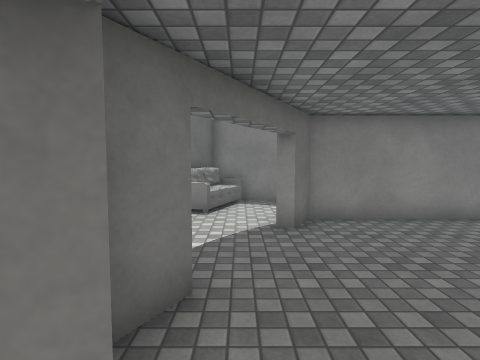
view 1 (above)

24 first-person views from a walk through a 3-D level made in the Unity game engine. The camera is 1.5 m above the floor, tilts 4° down and sees 80° across. Doors are open. The floor is counted in squares, 1 m on a side. Each view is taken from the middle of a square. On the plan, view 1 faces up. The plan holds only what a view shows up to about 14 squares ahead; the rest is blank. The player character is not drawn. Surface patterns are stand-ins for the level's own textures.

view 2
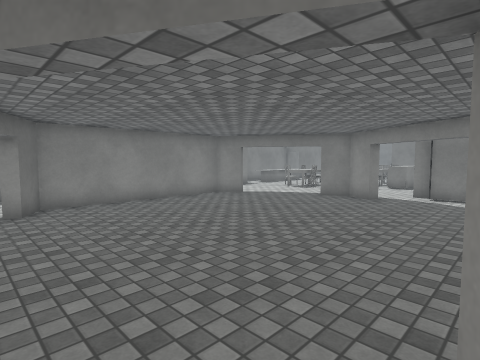

view 3
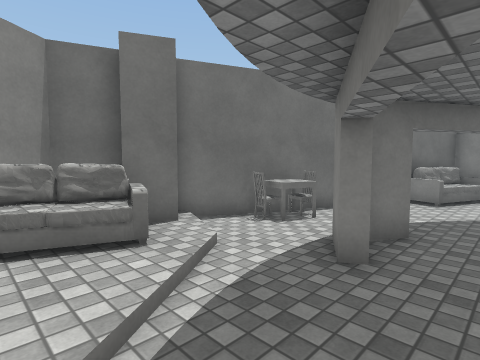

view 4
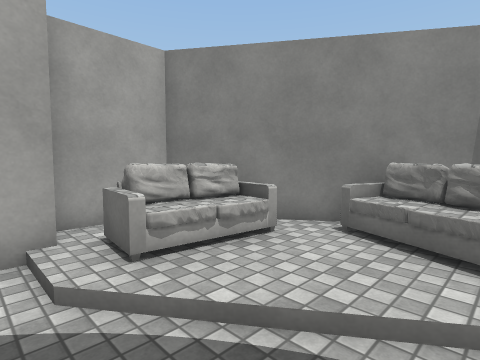

view 5
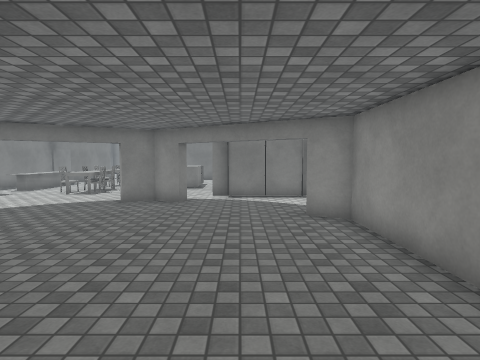

view 6
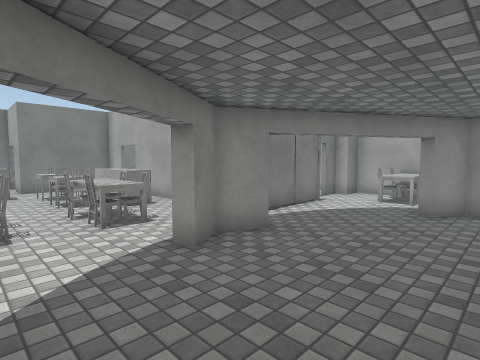

view 7
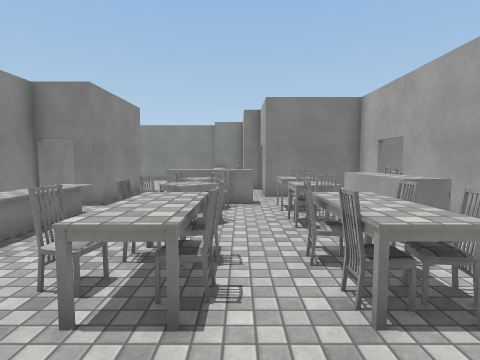

view 8
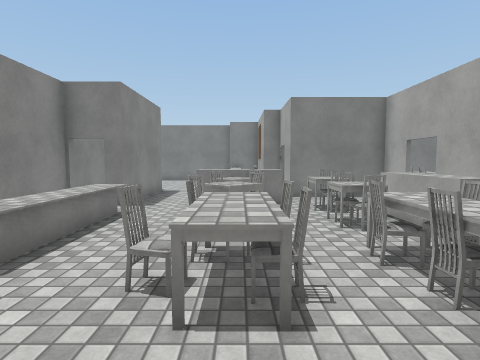

view 9
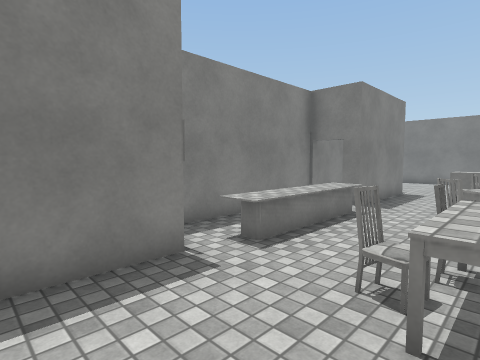

view 10
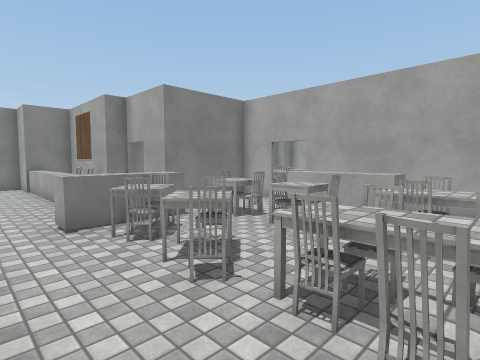

view 11
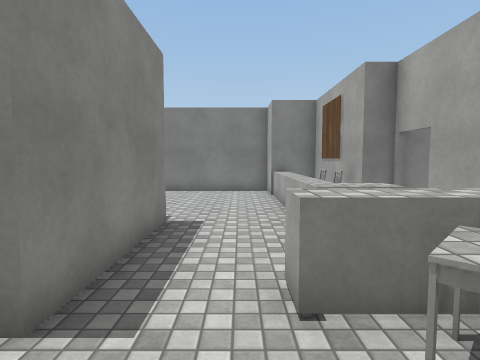

view 12
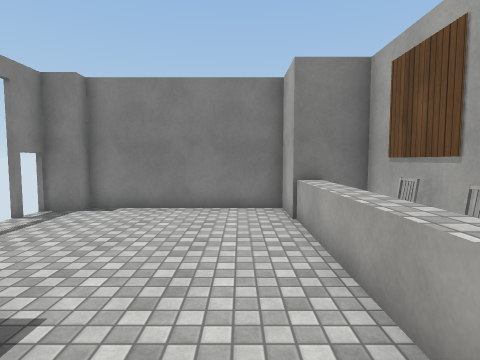

view 13
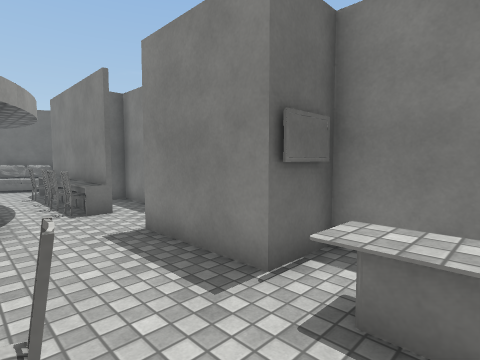

view 14
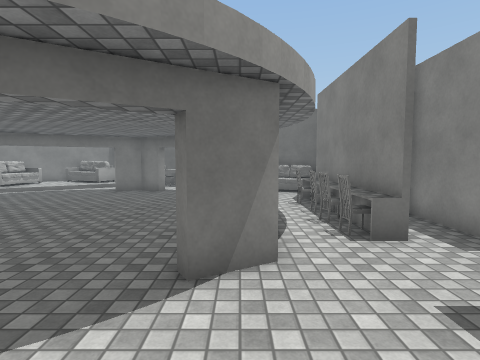

view 15
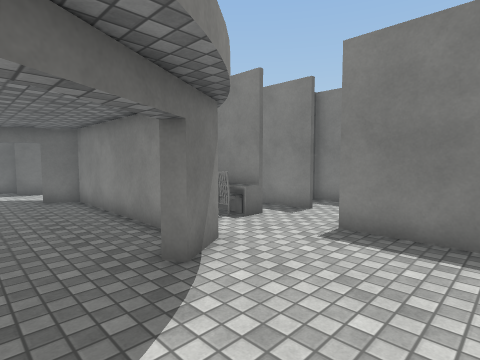

view 16
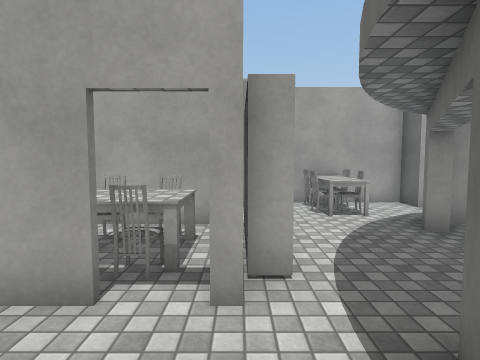

view 17
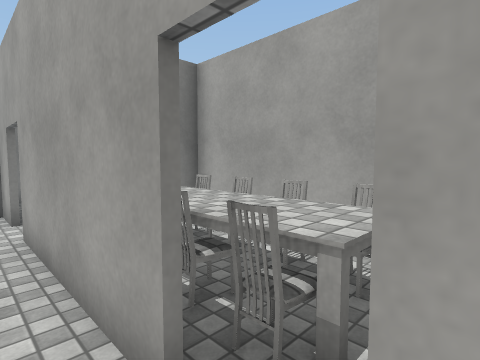

view 18
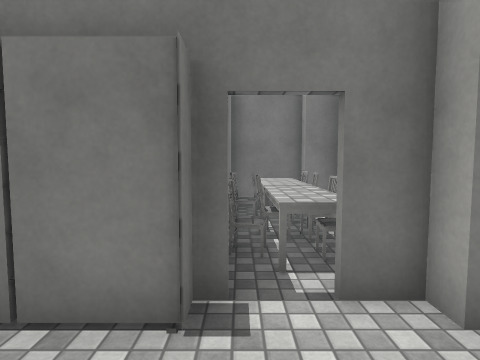

view 19
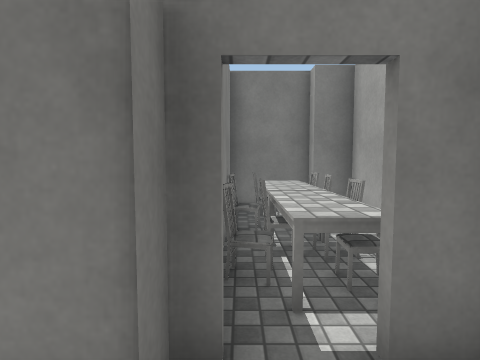

view 20
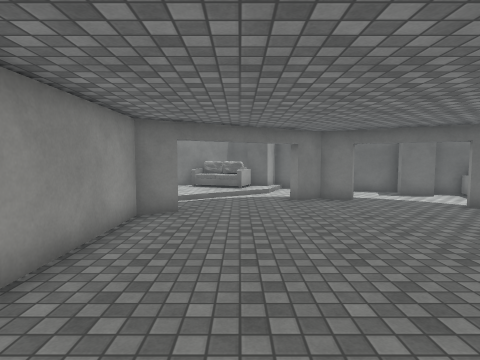

view 21
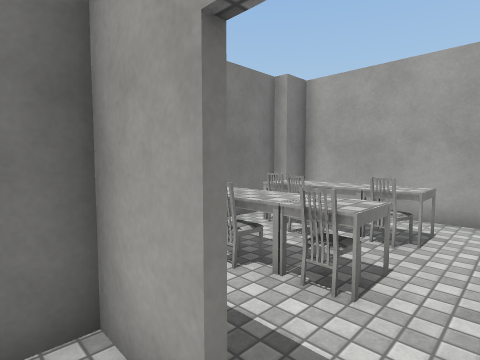

view 22
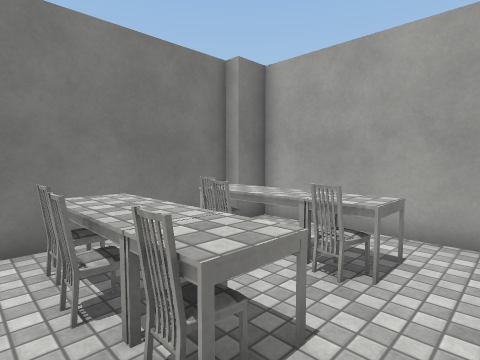

view 23
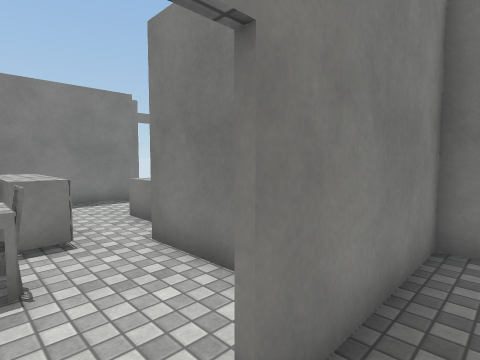

view 24
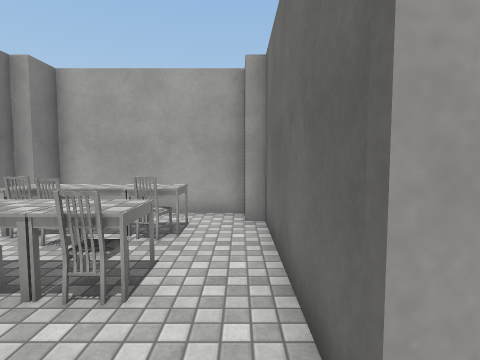

### Floor plan
Key: @ floor where view 1 was taken; # wall or solid block; x gap in a wall; . main floor; : floor 0.25 m higher than the main floor; / step, stairs or slope; D open door; ^ raised ledge; v drop or lower ground; S sofa; C chair; T table; A TV; O other object.
Columns run from 6 left of view 1 to 32 right of it. Each row starts with its distance up from view 1.
 14              ##                      D
 13              #..                  ...##
 12            ####.    ###          .....#
 11     ####   #....    A  ###D    #......#
 10     #SS#######..####A^^^^^#####DD.....#
  9    ##S...C.CCC.......^^^^......DD.....#
  8    #SS.........................D......#
  7    ##..#########....CC.CTCTO...D.....##
  6   ###..#.......#....TTTTCTCO..^^C^C^^
  5   #.................CC....CO..^ C#C##
  4   #C................CCTTTTT..#DD##
  3  ##T.#...........#..CCTCCCTC.#
  2  #C..#...........##...OOOO...#
  1 ##/..#...........##...OOO ...#
  0 #v#/..@............#D#####DD#####
 -1 #SSS/..............#CCC  #......#
 -2 #SS::/.............#TTTTT#.TCCCT#
 -3 ##S::/..#......#...#CCCCC#.TTTTT#
 -4  ##SS:/.########...D#CCCO#..CCC #
 -5   #SSS:.      .CTC.DTTTTT#.TTTTT#
 -6   ## Sx#     #.CTC.#CCCOO##TTTT##
 -7    ###v      #######   #########

Where each view was taken, in squares from view 1:
view 1: 0 up, 0 right, facing up
view 2: 3 down, 0 right, facing up-right
view 3: 3 down, 1 right, facing up-left
view 4: 1 down, 1 right, facing down-left
view 5: 1 down, 1 right, facing right
view 6: 6 up, 7 right, facing down-right
view 7: 5 up, 11 right, facing right
view 8: 6 up, 11 right, facing right
view 9: 6 up, 11 right, facing up-right
view 10: 9 up, 14 right, facing down-right
view 11: 8 up, 18 right, facing right
view 12: 8 up, 23 right, facing right
view 13: 7 up, 16 right, facing up-left
view 14: 7 up, 13 right, facing left
view 15: 4 up, 13 right, facing up-left
view 16: 3 up, 13 right, facing down
view 17: 1 up, 13 right, facing down-right
view 18: 4 down, 10 right, facing right
view 19: 4 down, 11 right, facing right
view 20: 1 down, 10 right, facing left
view 21: 1 up, 20 right, facing down-right
view 22: 1 down, 20 right, facing down-right
view 23: 1 down, 20 right, facing up-right
view 24: 1 up, 20 right, facing down
